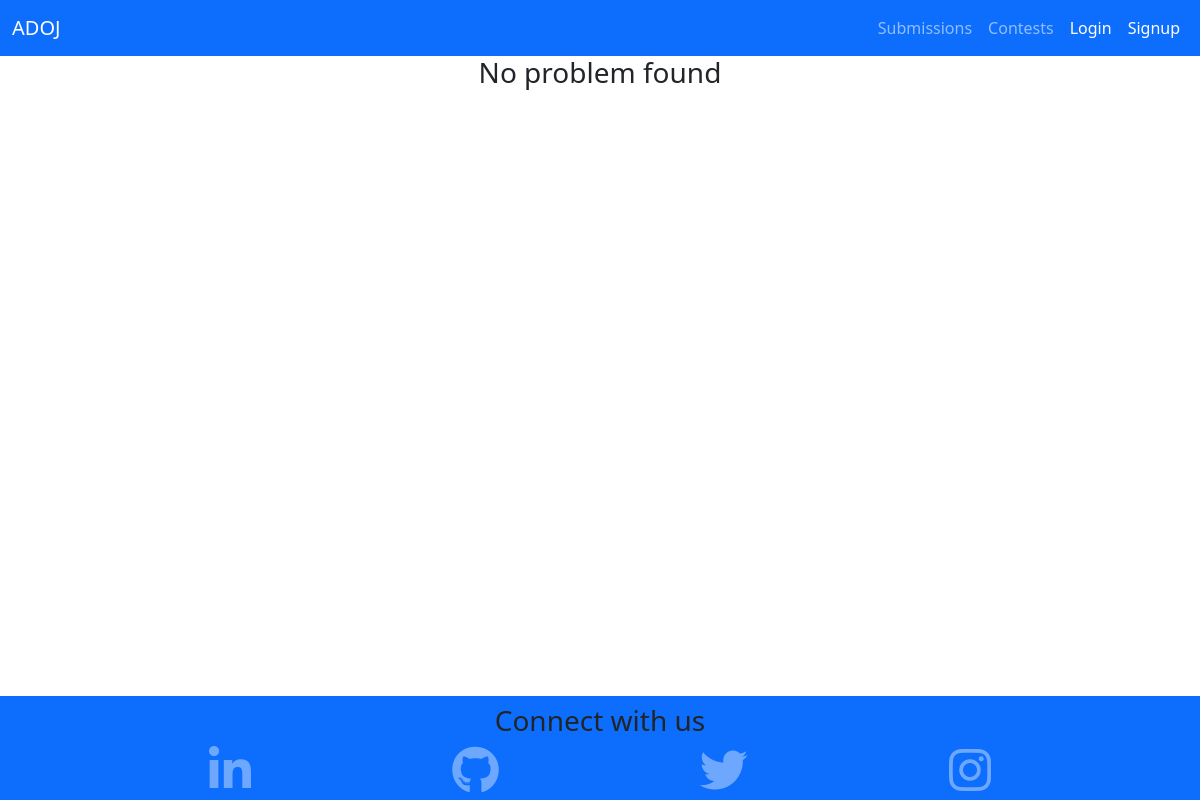
/, run on an earlier commit of the app's database.
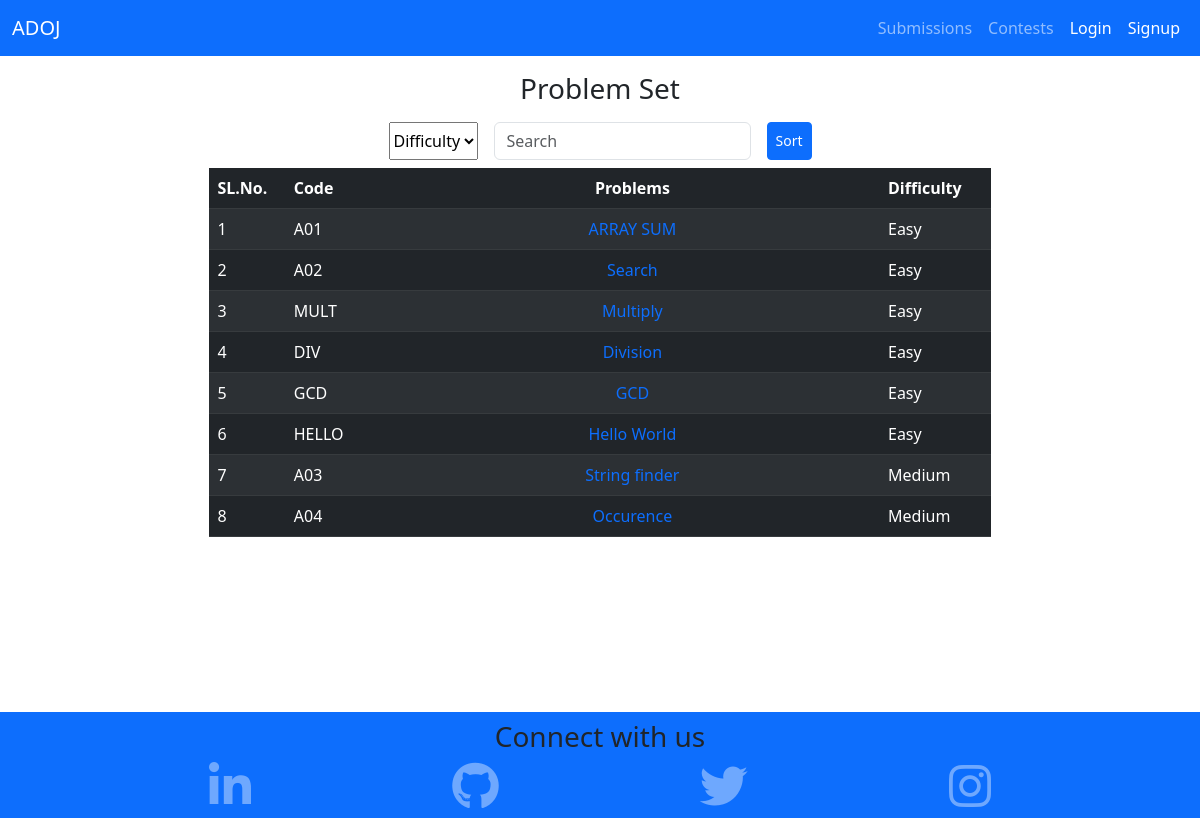
And on a later commit of the database.
### home/models.py (models this page shows, shortened)
class Problem(models.Model):
    name = models.CharField(max_length=50)
    code = models.CharField(max_length=50)
    statement = RichTextField(blank=True, null=True)
    input_formate = RichTextField(blank=True, null=True)
    output_formate = RichTextField(blank=True, null=True)
    problem_constraint = RichTextField(blank=True, null=True)
    difficulty = models.CharField(
        max_length=10,
        choices=(("easy", "Easy"), ("medium", "Medium"), ("hard", "Hard")),
    )
    live = models.BooleanField(default=False)

### home/views.py (the view)
# urls.py: 2. Add a URL to urlpatterns:  path('', views.home, name='home')
def home(request):
    try:
        problems = Problem.objects.filter(live=False)
    except Problem.DoesNotExist:
        messages.error(
            request,
            "Problem does not exist.",
            extra_tags="alert alert-danger alert-dismissible fade show",
        )
        return redirect("home:home")
    difficulty = request.GET.get("difficulty", "all")
    if difficulty != "all":
        problems = problems.filter(difficulty=difficulty)
    return render(request, "home/home.html", {"problems": problems})

### templates/home/home.html (shortened to what this page needs)
{% extends 'base.html' %}
{% block content %}
{% if problems %}
<div class="container d-flex flex-column flex-wrap justify-content-center align-items-center my-3">
    <h3 class="text-center">Problem Set</h3>
        <form>
            <div class="d-flex">
                <select class="m-2" id="difficultySelect" name="difficulty">
                    <option value="all">Difficulty</option>
                </select>
                <input type="text" class="form-control m-2" id="searchInput" placeholder="Search">
                <button class="btn btn-primary btn-sm m-2" type="submit">Sort</button>
            </div>
        </form>
    <table class="table table-dark table-striped" id="dataTable">
        <thead>
            <tr>
                <th id="slno">SL.No.</th>
                <th id="code">Code</th>
                <th class="problem-name">Problems</th>
                <th id="diff">Difficulty</th>
            </tr>
        </thead>
        <tbody>
            {% for problem in problems %}
            <tr>
                <td>{{forloop.counter}}</td>
                <td>{{problem.code}}</td>
                <td class="problem-name">
                    <a class="text-decoration-none" href="problem/{{problem.id}}">{{problem.name}}</a>
                </td>
                <td>
                    {{problem.difficulty}}
                </td>
            </tr>
            {% endfor %}
        </tbody>
    </table>
    {% else %}
    <h3 class="text-center">No problem found</h3>
    {% endif %}
</div>
{% endblock content %}

What changed in the data, as far as the page shows it:
added Problem: code "A01", name "ARRAY SUM", difficulty "Easy"
added Problem: code "A02", name "Search", difficulty "Easy"
added Problem: code "MULT", name "Multiply", difficulty "Easy"
added Problem: code "DIV", name "Division", difficulty "Easy"
added Problem: code "GCD", name "GCD", difficulty "Easy"
added Problem: code "HELLO", name "Hello World", difficulty "Easy"
added Problem: code "A03", name "String finder", difficulty "Medium"
added Problem: code "A04", name "Occurence", difficulty "Medium"
Also different on the page:
form field difficulty: (not shown) → "Difficulty"
text no longer shown: "No problem found"
text now shown: "Problem Set Sort SL.No. Code Problems Difficulty"
